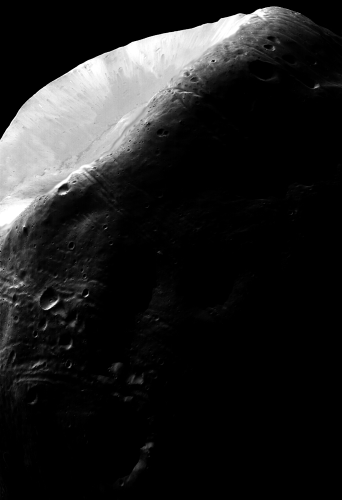
#> input picture part1/Q4/question4.tif, 342 x 500 px
$ python Q4.py
#> lines starting #> are read from the running program, lines starting #| are printed output that depends on the picture
import numpy as np
import matplotlib.pyplot as plt
from PIL import Image
import os

img = Image.open(os.path.join(os.path.dirname(__file__), 'question4.tif'))
#> img is the input picture: PIL image 342x500 L; min 0, max 255, mean 31.8
img_array = np.array(img)

if img_array.ndim == 3:
    R, G, B = img_array[:,:,0], img_array[:,:,1], img_array[:,:,2]
    gray_array = (0.2989 * R + 0.5870 * G + 0.1140 * B).astype(np.uint8)
elif img_array.ndim == 2:
    gray_array = img_array
else:
    raise ValueError("Unsupported image format")

def apply_gamma_correction(image_array, gamma):
#> called with gamma = 0.3
    normalized_img = image_array / 255.0
    corrected_img = np.power(normalized_img, gamma)
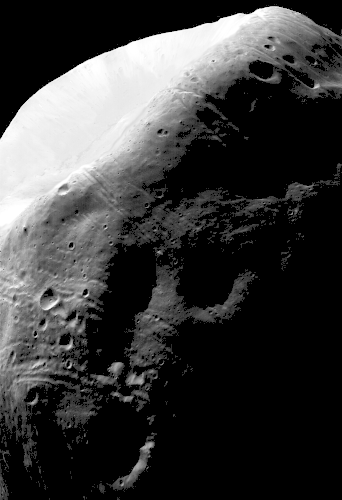
#> corrected_img: shape (500, 342) float64; min 0, max 1, mean 0.228
    final_img = (corrected_img * 255).astype(np.uint8)
    return final_img

gamma_1 = 0.3
gamma_2 = 2.0

img_gamma_05 = apply_gamma_correction(gray_array, gamma_1)
img_gamma_20 = apply_gamma_correction(gray_array, gamma_2)
#> call 2 of apply_gamma_correction, with gamma = 2
#> in apply_gamma_correction (call 2), `corrected_img = np.power(normalized_img, gamma)`:
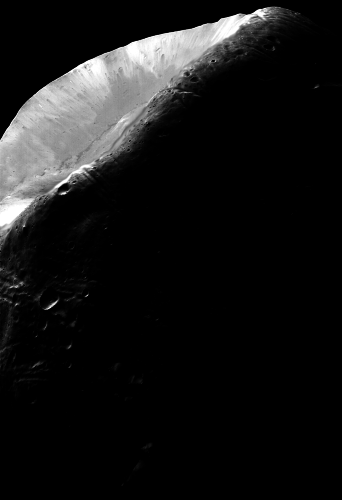
#> corrected_img: shape (500, 342) float64; min 0, max 1, mean 0.0892

fig, axes = plt.subplots(1, 3, figsize=(15, 5))

axes[0].imshow(gray_array, cmap='gray', vmin=0, vmax=255)
axes[0].set_title('Original Image')
axes[0].axis('off')

axes[1].imshow(img_gamma_05, cmap='gray', vmin=0, vmax=255)
axes[1].set_title(rf'Gamma Correction ($\gamma$ = {gamma_1})' + '\n(Brighter)')
axes[1].axis('off')

axes[2].imshow(img_gamma_20, cmap='gray', vmin=0, vmax=255)
axes[2].set_title(rf'Gamma Correction ($\gamma$ = {gamma_2})' + '\n(Darker)')
axes[2].axis('off')

plt.tight_layout()
plt.show()
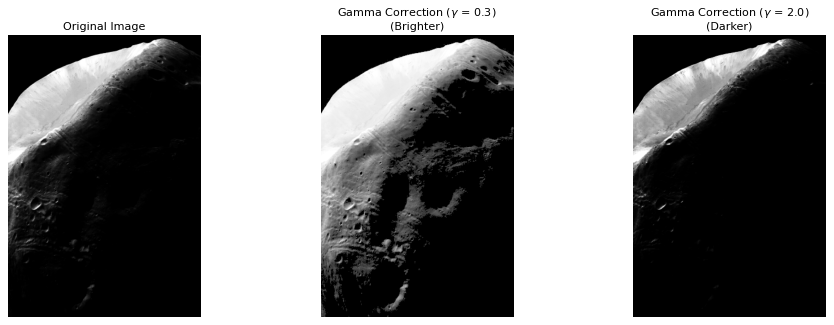
#> figure drawn by matplotlib, 3 panels
